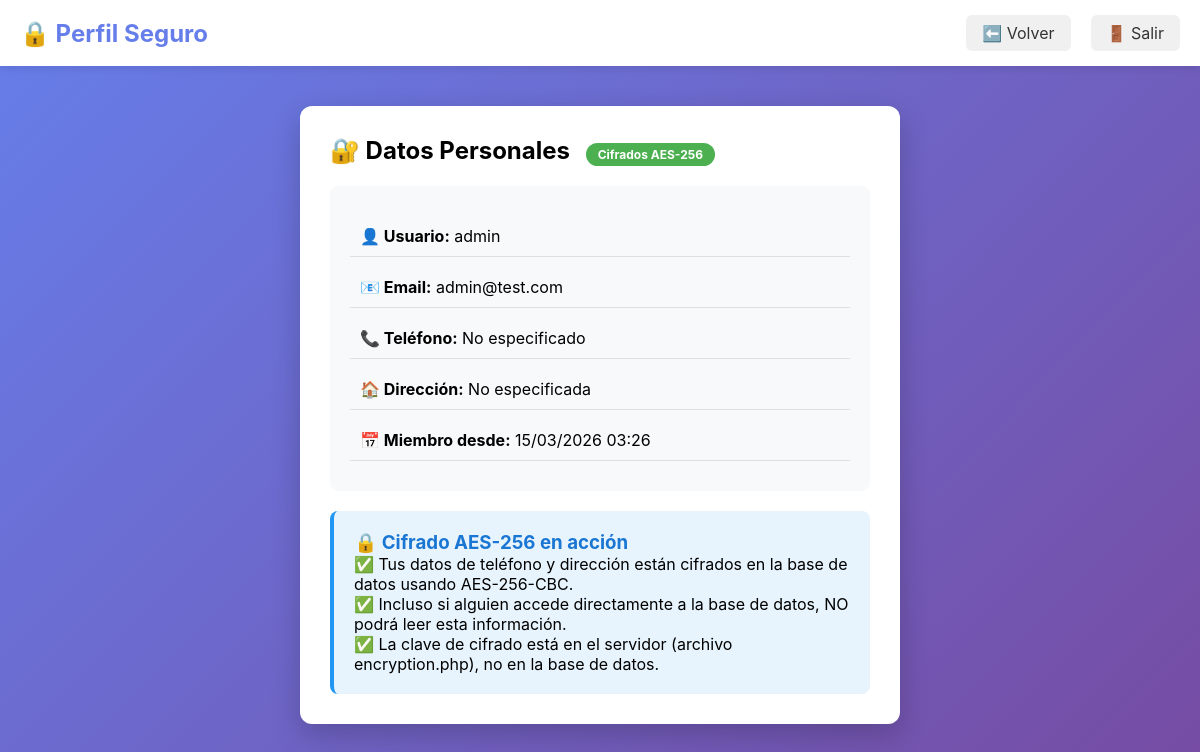
The app's page /perfil.php (signed in) with its own data.
### tables this page shows
CREATE TABLE IF NOT EXISTS usuarios (
    id INT AUTO_INCREMENT PRIMARY KEY,
    username VARCHAR(50) UNIQUE NOT NULL,
    email VARCHAR(100) UNIQUE NOT NULL,
    password VARCHAR(255) NOT NULL,
    telefono TEXT,   
    direccion TEXT,  
    created_at TIMESTAMP DEFAULT CURRENT_TIMESTAMP,
    updated_at TIMESTAMP DEFAULT CURRENT_TIMESTAMP ON UPDATE CURRENT_TIMESTAMP
);

### config/encryption.php (called while the page is built, shortened)
<?php
function decryptData($encryptedData) {
    if (empty($encryptedData)) return null;
    return openssl_decrypt(
        $encryptedData,
        'AES-256-CBC',
        ENCRYPTION_KEY,
        0,
        ENCRYPTION_IV
    );
}
function decryptFromDb($data) {
    return decryptData($data);
}
?>

### perfil.php (the view, shortened to what this page needs)
<?php
require_once 'config/encryption.php';
global $pdo;
$stmt = $pdo->prepare("SELECT * FROM usuarios WHERE id = ?");
$stmt->execute([$_SESSION['user_id']]);
$user = $stmt->fetch();
$telefono = decryptFromDb($user['telefono']);
$direccion = decryptFromDb($user['direccion']);
?>
<!DOCTYPE html>
<html lang="es">
<head>
    <link rel="stylesheet" href="style.css">
</head>
<body>
    <nav class="navbar">
        <div class="nav-container">
            <span class="nav-brand">🔒 Perfil Seguro</span>
            <div class="nav-menu">
                <a href="dashboard.php" class="btn-nav">⬅️ Volver</a>
                <a href="logout.php" class="btn-nav">🚪 Salir</a>
            </div>
        </div>
    </nav>
    <main class="container">
        <div class="profile-card">
            <h2>🔐 Datos Personales <span class="encrypted-badge">Cifrados AES-256</span></h2>
            <div class="profile-info">
                <p><strong>👤 Usuario:</strong> <?php echo htmlspecialchars($user['username']); ?></p>
                <p><strong>📧 Email:</strong> <?php echo htmlspecialchars($user['email']); ?></p>
                <p><strong>📞 Teléfono:</strong> <?php echo htmlspecialchars($telefono ?? 'No especificado'); ?></p>
                <p><strong>🏠 Dirección:</strong> <?php echo htmlspecialchars($direccion ?? 'No especificada'); ?></p>
                <p><strong>📅 Miembro desde:</strong> <?php echo date('d/m/Y H:i', strtotime($user['created_at'])); ?></p>
            </div>
            <div class="security-note">
                <h3>🔒 Cifrado AES-256 en acción</h3>
                <p>✅ Tus datos de teléfono y dirección están cifrados en la base de datos usando AES-256-CBC.</p>
                <p>✅ Incluso si alguien accede directamente a la base de datos, NO podrá leer esta información.</p>
                <p>✅ La clave de cifrado está en el servidor (archivo encryption.php), no en la base de datos.</p>
            </div>
        </div>
    </main>
</body>
</html>

### style.css (style rules this page uses)
* { margin: 0; padding: 0; box-sizing: border-box; }
body { font-family: -apple-system, BlinkMacSystemFont, 'Segoe UI', Roboto, Oxygen, Ubuntu, sans-serif; background: linear-gradient(135deg, #667eea 0%, #764ba2 100%); min-height: 100vh; }
.navbar { background: white; box-shadow: 0 2px 10px rgba(0,0,0,0.1); padding: 15px 0; }
.nav-container { max-width: 1200px; margin: 0 auto; padding: 0 20px; display: flex; justify-content: space-between; align-items: center; }
.nav-brand { font-size: 1.5rem; font-weight: 700; color: #667eea; }
.nav-menu { display: flex; gap: 20px; align-items: center; }
.btn-nav { padding: 8px 16px; background: #f0f0f0; border-radius: 6px; color: #333; text-decoration: none; transition: background 0.3s; }
.container { max-width: 1200px; margin: 40px auto; padding: 0 20px; }

### perfil.php (style rules this page uses)
.profile-card { background: white; padding: 30px; border-radius: 12px; box-shadow: 0 10px 30px rgba(0,0,0,0.2); max-width: 600px; margin: 0 auto; }
.profile-info { margin: 20px 0; padding: 20px; background: #f8f9fa; border-radius: 8px; }
.profile-info p { margin: 10px 0; padding: 10px; border-bottom: 1px solid #e0e0e0; }
.security-note { background: #e8f4fd; padding: 20px; border-radius: 8px; border-left: 4px solid #2196F3; margin-top: 20px; }
.security-note h3 { color: #1976D2; margin-top: 0; display: flex; align-items: center; gap: 10px; }
.encrypted-badge { background: #4CAF50; color: white; padding: 4px 12px; border-radius: 20px; font-size: 12px; display: inline-block; margin-left: 10px; }

### records on screen
usuarios: username "admin", email "admin@test.com", created_at "15/03/2026 03:26"

### other values on screen
$telefono "No especificado"
$direccion "No especificada"
